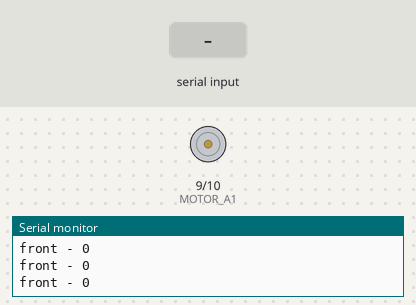
Simulated run of this sketch. Board: Arduino Uno, built with avr-gcc and run on an emulated ATmega328P. Parts: motor-driver pin pairs drawn as motors (green arrow = first pin HIGH = forward, orange = second pin HIGH = backward, longer = more drive), the last lines printed to the serial monitor. The inputs (shaded band) are chosen by the test bench.

Above: at 1.2 s.
1.3 s: "A" received over Serial
At 1.6 s:
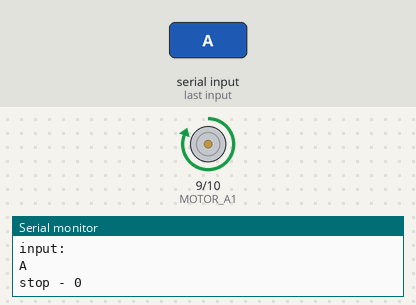
Timing chart, 0 to 16.9 s (numbered marks = the images above; inputs shaded):
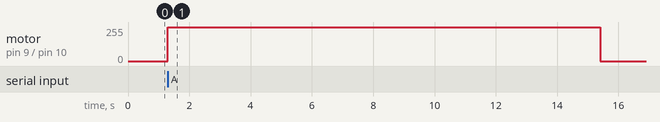

Measured:
- after the input at 1.3 s, motor on pin 9 (MOTOR_A1) / pin 10 (MOTOR_A2): stopped → forward 255/255 at once, → stopped 14.1 s later

The sketch:

conveyor_belt.ino
```cpp
#define MOTOR_A1 9
#define MOTOR_A2 10

void setup()
{
    Serial.begin(9600);
    pinMode(A0,INPUT);
    pinMode(MOTOR_A1, OUTPUT);
    pinMode(MOTOR_A2, OUTPUT);
}

void loop()
{
  char input = 'B';
  if(Serial.available() > 0) { //시리얼에 값이 있으면
    Serial.println("input:");
    input = Serial.read(); //시리얼 값을 읽어라
    Serial.println(input);
  }

  //unsigned int vr = map(analogRead(A0), 0, 1023, 0,511);
  if(input=='A'){
        analogWrite(MOTOR_A1, 511);
        analogWrite(MOTOR_A2, 0);
        Serial.print("stop - ");
        Serial.println(0);
        delay(14000);
  }
  else{
        analogWrite(MOTOR_A1, 0);
        analogWrite(MOTOR_A2, 0);
        Serial.print("front - ");
        Serial.println(0);
  }
  delay(100);

}
```
